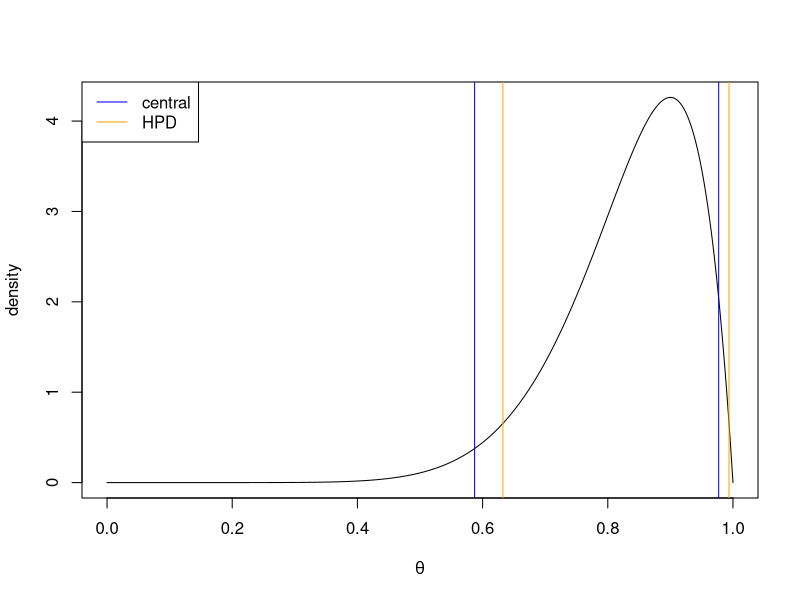

This chart was generated by the following R code:
# Summarizing posterior inference

# load and install TeachingDemos package if necessary
if (!require(TeachingDemos)) {
  install.packages("TeachingDemos",
                   repos = "https://cran.r-project.org")
  library(TeachingDemos)
}

#posterior distribution for theta is Beta(10, 2)
#set shape parameters
a = 10
b = 2

#create sequence of possible values of theta
theta = seq(0, 1, len = 1000)
#find posterior density for these values of theta
d = dbeta(theta, shape1 = a, shape2 = b)

# plot of density
plot(theta, d, type = "l",
     ylab = "density",
     xlab = expression(theta))

#find 95% central credible interval and hpd
cci = qbeta(c(.025, .975), shape1 = a, shape2 = b)
cci
hpdi = hpd(qbeta, shape1 = a, shape2 = b, conf = .95)
hpdi

#draw vertical lines on plot for cpi and hpdi.  Add legend
abline(v = cci, col = "blue")
abline(v = hpdi, col = "orange")
legend("topleft", legend = c("central", "HPD"), lty = 1,
       col = c("blue", "orange"))

# MAP estimate
optimize(f = dbeta, interval = 0:1, shape1 = 10, shape2 = 2,
         maximum = TRUE)

# estimate mean
mean(rbeta(n = 1000, shape1 = a, shape2 = b))

# estimate variance
var(rbeta(n = 1000, shape1 = a, shape2 = b))
